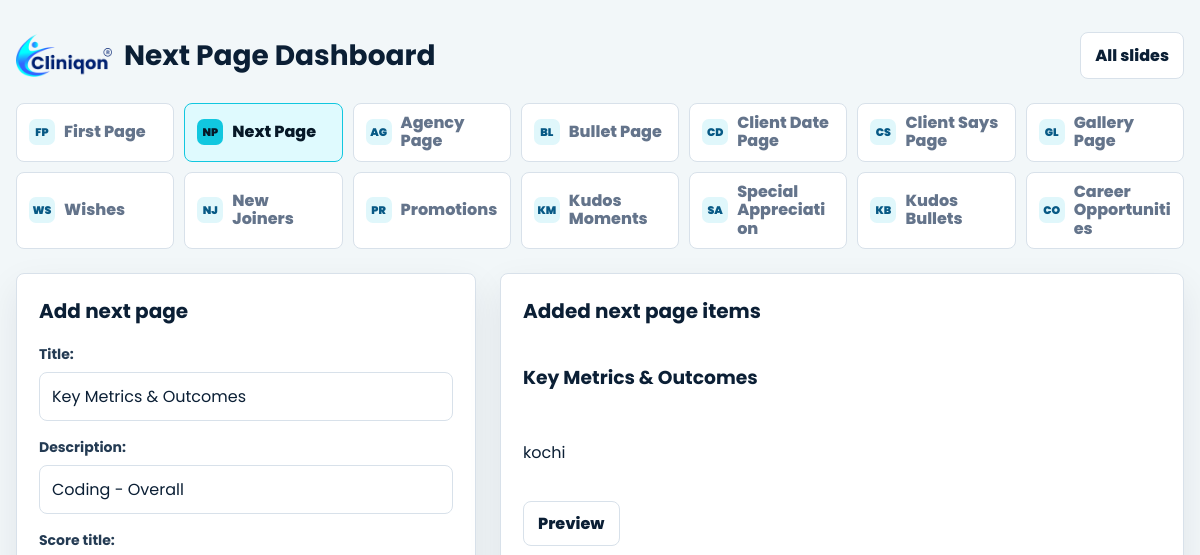
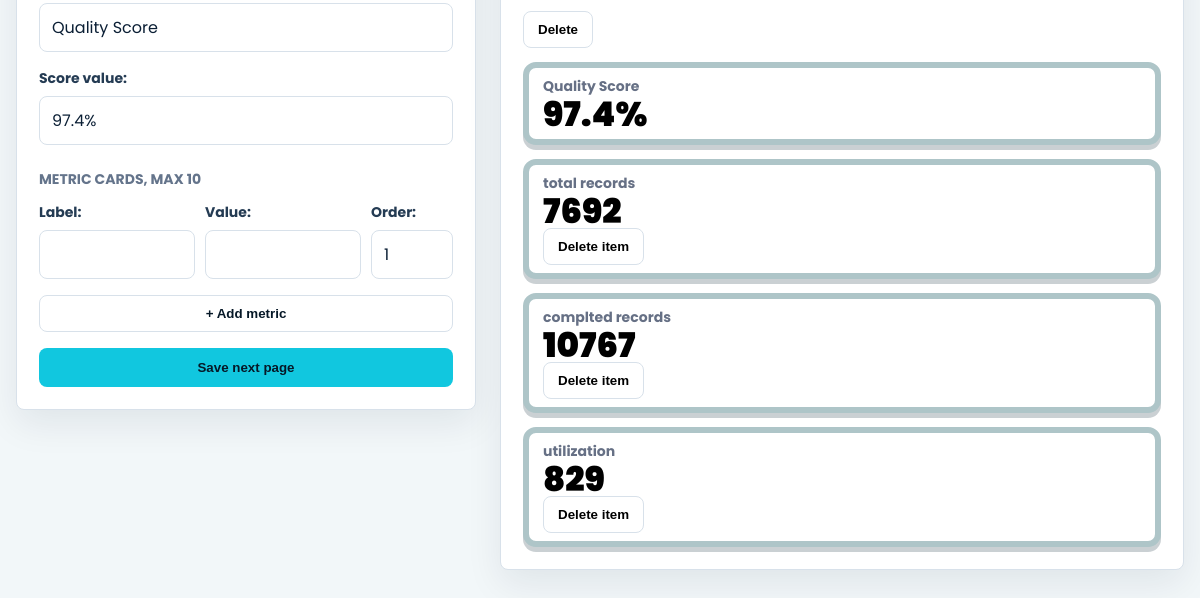
The page /next-page/ on the database as committed earlier (2 pictures, top to bottom).
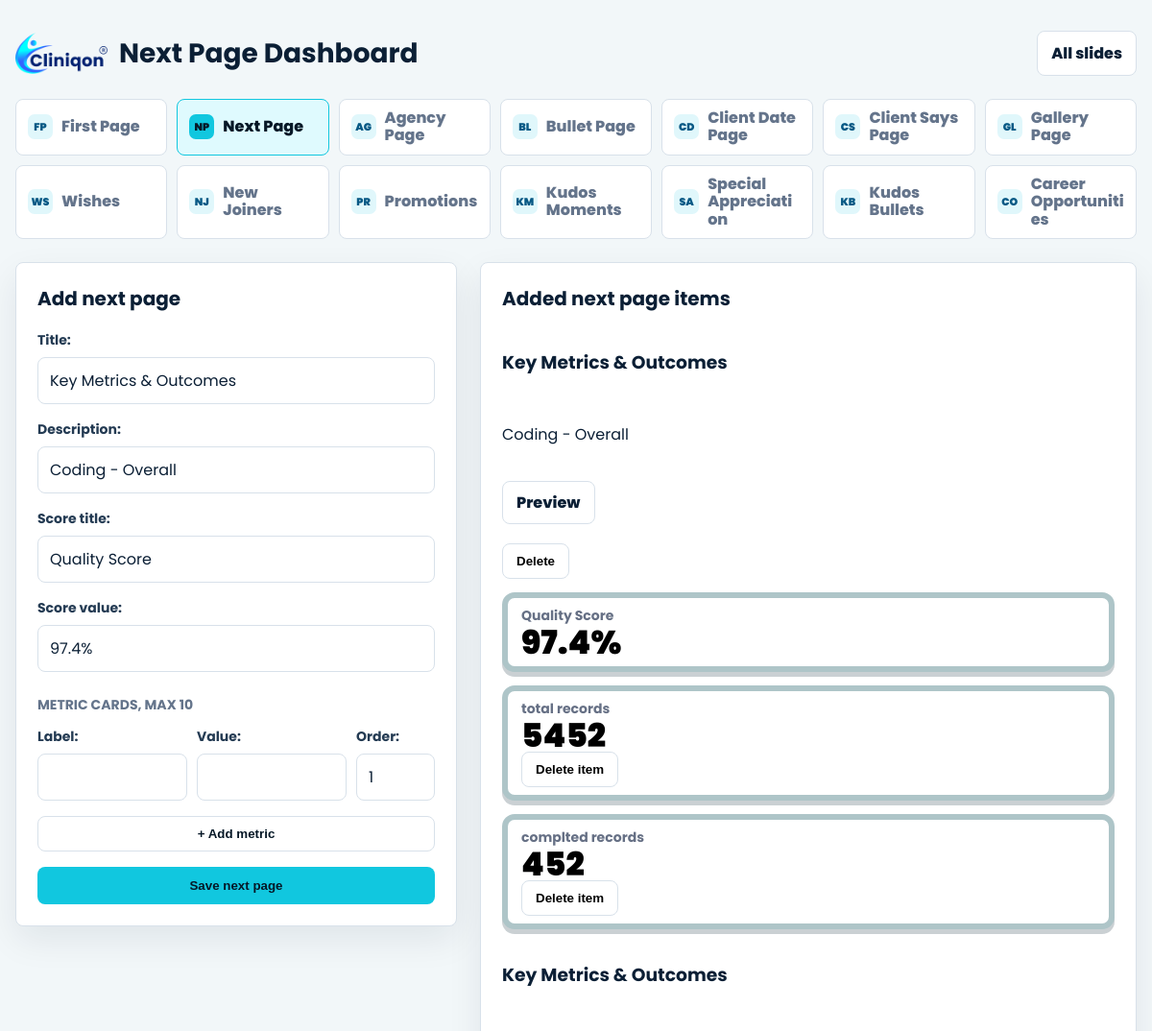
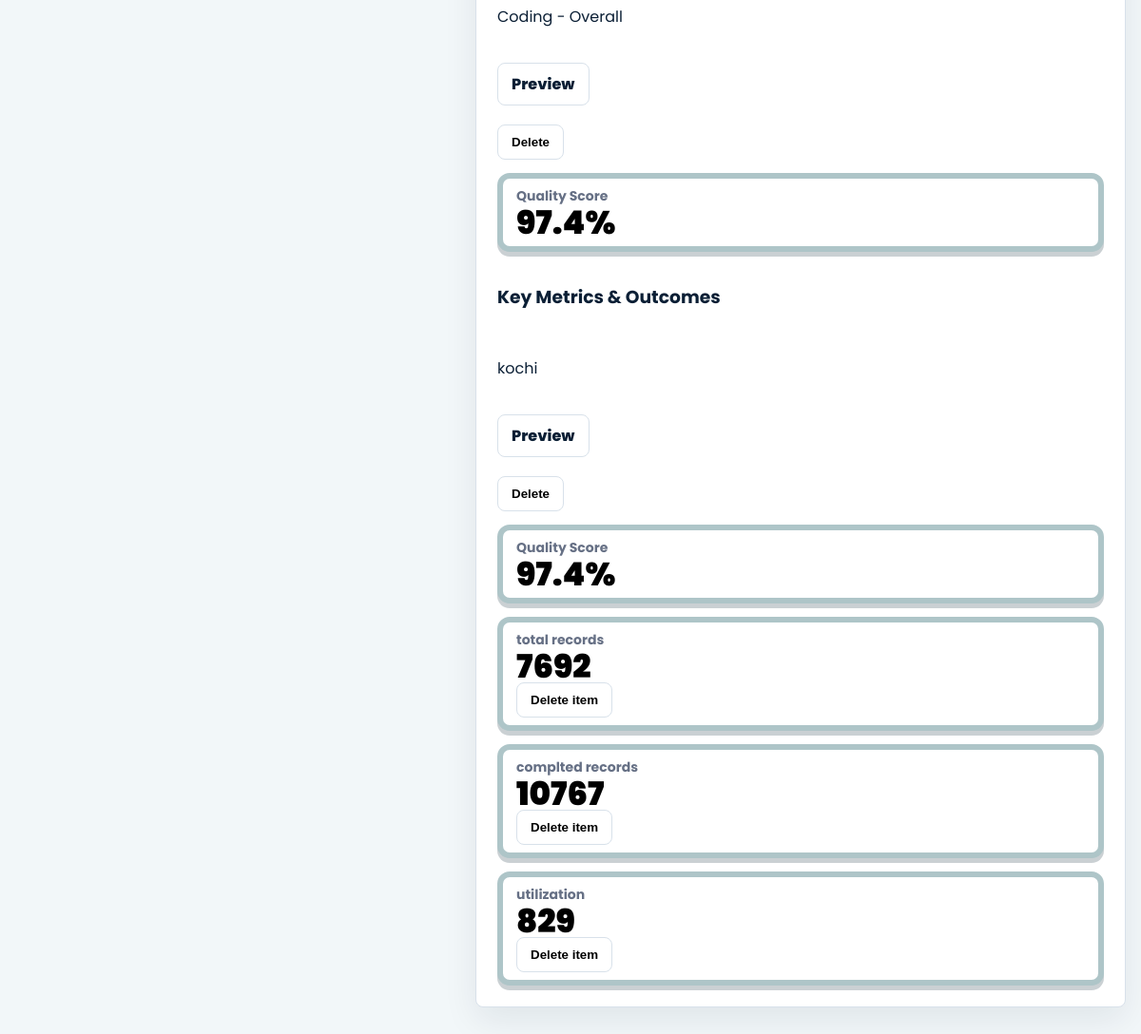
The same page on the database as committed later (2 pictures, top to bottom).
### decks/models.py (models this page shows, shortened)
class NextPage(models.Model):
    title = models.CharField(max_length=200, default="Key Metrics & Outcomes")
    description = models.CharField(max_length=200, default="Coding - Overall")
    score_title = models.CharField(max_length=100, default="Quality Score")
    score_value = models.CharField(max_length=30, default="97.4%")
    created_at = models.DateTimeField(auto_now_add=True)
    class Meta:
        ordering = ["-created_at"]
        verbose_name = "next page"
        verbose_name_plural = "next pages"

class NextPageCard(models.Model):
    page = models.ForeignKey(NextPage, related_name="cards", on_delete=models.CASCADE)
    label = models.CharField(max_length=100)
    value = models.CharField(max_length=30)
    order = models.PositiveSmallIntegerField(default=1)
    class Meta:
        ordering = ["order"]
        verbose_name = "next page card"
        verbose_name_plural = "next page cards"

### decks/views.py (the view)
# urls.py: path("next-page/", views.next_page_dashboard, name="next_page_dashboard"),
def next_page_dashboard(request):
    page = None
    if request.method == "POST":
        form = NextPageForm(request.POST)
        formset = NextPageCardFormSet(request.POST)
        if form.is_valid():
            page = form.save()
            formset = NextPageCardFormSet(request.POST, instance=page)
            if formset.is_valid():
                formset.save()
                return redirect("next_page_dashboard")
    else:
        form = NextPageForm()
        formset = NextPageCardFormSet()
    next_pages = NextPage.objects.prefetch_related("cards").all()
    return render(
        request,
        "decks/next_page_dashboard.html",
        {
            "form": form,
            "formset": formset,
            "next_pages": next_pages,
            "active_menu": "next",
        },
    )

### decks/forms.py
class NextPageForm(forms.ModelForm):
    class Meta:
        model = NextPage
        fields = ["title", "description", "score_title", "score_value"]

### decks/templates/decks/next_page_dashboard.html (shortened to what this page needs)
{% load static %}
<!DOCTYPE html>
<html lang="en">
<head>
</head>
<body>
    <main class="shell">
        {% include "decks/includes/dashboard_menu.html" with dashboard_title="Next Page Dashboard" %}
        <div class="layout">
            <section class="panel">
                <h2 class="form-title">Add next page</h2>
                <form method="post">
                    {% for field in form %}
                        <div class="field">
                            {{ field.label_tag }}
                            {{ field }}
                        </div>
                    {% endfor %}
                    <h3 class="cards-heading">Metric cards, max 10</h3>
                    <div id="metric-formset">
                        {% for card_form in formset %}
                            <div class="card-row{% if not card_form.instance.pk and not forloop.first %} is-hidden{% endif %}">
                                <div class="card-grid">
                                    <div>
                                        {{ card_form.label.label_tag }}
                                        {{ card_form.label }}
                                    </div>
                                    <div>
                                        {{ card_form.value.label_tag }}
                                        {{ card_form.value }}
                                    </div>
                                    <div>
                                        {{ card_form.order.label_tag }}
                                        {{ card_form.order }}
                                    </div>
                                </div>
                            </div>
                        {% endfor %}
                    </div>
                    <button class="add-button" type="button" id="add-metric">+ Add metric</button>
                    <button class="submit" type="submit">Save next page</button>
                </form>
            </section>
            <section class="panel">
                <h2 class="preview-title">Added next page items</h2>
                <div class="metric-preview">
                    {% for page in next_pages %}
                        <h3>{{ page.title }}</h3>
                        <p>{{ page.description }}</p>
                        <p><a class="view-link" href="{% url 'next_page_view_detail' page.id %}">Preview</a></p>
                        <form method="post" action="{% url 'delete_page_item' 'next' page.id %}" onsubmit="return confirm('Delete this saved slide?');">
                            <button class="view-link" type="submit">Delete</button>
                        </form>
                        <div class="metric-card">
                            <p>{{ page.score_title }}</p>
                            <strong>{{ page.score_value }}</strong>
                        </div>
                        {% for card in page.cards.all %}
                            <div class="metric-card">
                                <p>{{ card.label }}</p>
                                <strong>{{ card.value }}</strong>
                                <form method="post" action="{% url 'delete_child_item' 'next-card' card.id %}" onsubmit="return confirm('Delete this metric?');">
                                    <button class="view-link" type="submit">Delete item</button>
                                </form>
                            </div>
                        {% endfor %}
                    {% empty %}
                        <p class="empty">No next page items added yet.</p>
                    {% endfor %}
                </div>
            </section>
        </div>
    </main>
</body>
</html>

### decks/templates/decks/includes/dashboard_menu.html (shortened to what this page needs)
{% load static %}
<div class="topbar">
    <div class="dashboard-brand">
        <img class="brand-logo" src="{% static 'decks/img/image (12).png' %}" alt="Cliniqon">
        <h1>{{ dashboard_title }}</h1>
    </div>
    <a class="view-link" href="{% url 'all_slides' %}">All slides</a>
</div>
<nav class="menu dashboard-menu" aria-label="Dashboard menu">
    <a class="{% if active_menu == 'first' %}active{% endif %}" href="{% url 'dashboard' %}"><span class="menu-icon">FP</span><span class="menu-label">First Page</span></a>
    <a class="{% if active_menu == 'next' %}active{% endif %}" href="{% url 'next_page_dashboard' %}"><span class="menu-icon">NP</span><span class="menu-label">Next Page</span></a>
    <a class="{% if active_menu == 'agency' %}active{% endif %}" href="{% url 'agency_page_dashboard' %}"><span class="menu-icon">AG</span><span class="menu-label">Agency Page</span></a>
    <a class="{% if active_menu == 'bullet' %}active{% endif %}" href="{% url 'bullet_page_dashboard' %}"><span class="menu-icon">BL</span><span class="menu-label">Bullet Page</span></a>
    <a class="{% if active_menu == 'client_date' %}active{% endif %}" href="{% url 'client_date_page_dashboard' %}"><span class="menu-icon">CD</span><span class="menu-label">Client Date Page</span></a>
    <a class="{% if active_menu == 'client_says' %}active{% endif %}" href="{% url 'client_says_page_dashboard' %}"><span class="menu-icon">CS</span><span class="menu-label">Client Says Page</span></a>
    <a class="{% if active_menu == 'gallery' %}active{% endif %}" href="{% url 'gallery_page_dashboard' %}"><span class="menu-icon">GL</span><span class="menu-label">Gallery Page</span></a>
    <a class="{% if active_menu == 'caption_slide' %}active{% endif %}" href="{% url 'caption_slide_page_dashboard' %}"><span class="menu-icon">WS</span><span class="menu-label">Wishes</span></a>
    <a class="{% if active_menu == 'new_joiners' %}active{% endif %}" href="{% url 'new_joiners_dashboard' %}"><span class="menu-icon">NJ</span><span class="menu-label">New Joiners</span></a>
    <a class="{% if active_menu == 'promotions' %}active{% endif %}" href="{% url 'promotions_dashboard' %}"><span class="menu-icon">PR</span><span class="menu-label">Promotions</span></a>
    <a class="{% if active_menu == 'kudos_moments' %}active{% endif %}" href="{% url 'kudos_moments_dashboard' %}"><span class="menu-icon">KM</span><span class="menu-label">Kudos Moments</span></a>
    <a class="{% if active_menu == 'special_appreciation' %}active{% endif %}" href="{% url 'special_appreciation_dashboard' %}"><span class="menu-icon">SA</span><span class="menu-label">Special Appreciation</span></a>
    <a class="{% if active_menu == 'kudos_bullet_moments' %}active{% endif %}" href="{% url 'kudos_bullet_moments_dashboard' %}"><span class="menu-icon">KB</span><span class="menu-label">Kudos Bullets</span></a>
    <a class="{% if active_menu == 'career_opportunities' %}active{% endif %}" href="{% url 'career_opportunities_dashboard' %}"><span class="menu-icon">CO</span><span class="menu-label">Career Opportunities</span></a>
</nav>

### decks/templates/decks/next_page_dashboard.html (style rules this page uses)
:root { --ink: #0b1f35; --muted: #64748b; --line: #d8e1ea; --accent: #11c7df; --panel: #ffffff; --wash: #f2f7f9; }
* { box-sizing: border-box; }
body { margin: 0; min-height: 100vh; color: var(--ink); background: var(--wash); font-family: "Poppins", Arial, Helvetica, sans-serif; }
a { color: inherit; }
.shell { width: min(1180px, calc(100% - 32px)); margin: 0 auto; padding: 32px 0; }
.topbar, .dashboard-brand, .menu { display: flex; align-items: center; }
.topbar { justify-content: space-between; gap: 16px; margin-bottom: 24px; }
.dashboard-brand { gap: 12px; }
.dashboard-brand img { width: 42px; height: 42px; }
h1 { margin: 0; font-size: 28px; }
.view-link, .menu a, .add-button { border: 1px solid var(--line); border-radius: 8px; padding: 10px 14px; text-decoration: none; background: #fff; font-weight: 800; }
.menu { gap: 10px; margin-bottom: 24px; }
.menu a { color: var(--muted); }
.menu a.active { border-color: var(--accent); color: #061827; background: #dffafe; }
.layout { display: grid; grid-template-columns: 460px 1fr; gap: 24px; align-items: start; }
.panel { border: 1px solid var(--line); border-radius: 8px; background: var(--panel); padding: 22px; box-shadow: 0 14px 36px rgba(11, 31, 53, 0.08); }
.form-title, .preview-title { margin: 0 0 18px; font-size: 20px; }
.field, .card-row { margin-bottom: 16px; }
label { display: block; margin-bottom: 7px; color: #243b53; font-size: 14px; font-weight: 700; }
input { width: 100%; border: 1px solid var(--line); border-radius: 8px; padding: 11px 12px; color: var(--ink); background: #fff; font: inherit; }
.cards-heading { margin: 24px 0 12px; color: var(--muted); font-size: 14px; text-transform: uppercase; }
.card-grid { display: grid; grid-template-columns: 1fr 1fr 82px; gap: 10px; }
.submit { width: 100%; border: 0; border-radius: 8px; padding: 12px 14px; color: #061827; background: var(--accent); font-weight: 800; cursor: pointer; }
.add-button { width: 100%; margin-bottom: 16px; color: #061827; cursor: pointer; }
.metric-preview { display: grid; gap: 14px; }
.metric-card { border: 6px solid #aec5c8; border-radius: 13px; padding: 8px 14px; background: #fff; box-shadow: 0 5px 0 rgba(15, 43, 56, 0.22); }
.metric-card p { margin: 0; color: #667085; font-size: 14px; font-weight: 700; }
.metric-card strong { display: block; color: #000; font-size: 34px; line-height: 1; font-weight: 900; }

### decks/templates/decks/includes/dashboard_menu.html (style rules this page uses)
.dashboard-brand .brand-logo { width: 96px !important; height: auto !important; object-fit: contain; }
.menu.dashboard-menu { display: grid; grid-template-columns: repeat(auto-fit, minmax(156px, 1fr)); gap: 10px; align-items: stretch; width: 100%; }
.menu.dashboard-menu a { min-height: 44px; display: flex; align-items: center; gap: 9px; padding: 10px 12px; white-space: normal; line-height: 1.15; }
.menu.dashboard-menu .menu-icon { flex: 0 0 26px; width: 26px; height: 26px; display: grid; place-items: center; border-radius: 7px; color: #075985; background: #e0f7fb; font-size: 11px; font-weight: 900; letter-spacing: 0; }
.menu.dashboard-menu a.active .menu-icon { color: #061827; background: #11c7df; }
.menu.dashboard-menu .menu-label { min-width: 0; overflow-wrap: anywhere; }

Rows that differ between the two databases and show on the page:
added NextPage: title "Key Metrics & Outcomes", description "Coding - Overall", score_title "Quality Score", score_value "97.4%"
added NextPageCard: label "total records", value "5452", shown under "Key Metrics & Outcomes"
added NextPageCard: label "complted records", value "452", shown under "Key Metrics & Outcomes"
added NextPage: title "Key Metrics & Outcomes", description "Coding - Overall", score_title "Quality Score", score_value "97.4%"
